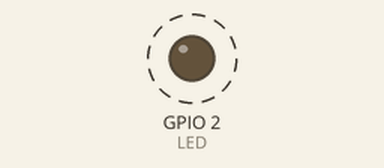
The program below on a simulated ESP32. On the bench: output pins drawn as LEDs (lit = HIGH). Dashed ring = blinking. What the program prints to the serial monitor is not drawn.

Above: at 0.2 s.
Timing chart, 0 to 3.0 s (numbered marks = the images above):
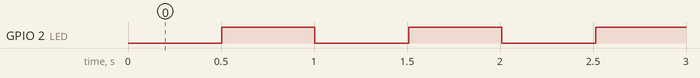

Measured:
- by itself, GPIO 2 (LED): alternates HIGH for 0.50 s and LOW for 0.50 s

The program:

main.cpp
```cpp
// This program prints the GPIO pin numbers for the four main SPI pins on the ESP32 as specified in the board DOIT ESP32 Dev Kit V1
// The pin data will be printed to the serial port deined in platformio.ini
// All the functions of the ESP32 and the pins assigned can be viewed by right clicking the "SPI.h" include and selecting Go to definition
// Once the file SPI.h is open right click the include "pins_arduino.h" to view

#include <Arduino.h>
#include <Wire.h>
#include <SPI.h>

#define LED 2 //GPIO Pin 2 defined as constant named LED

void setup(void)
{
  Serial.begin(115200);

  // Set pin mode for LED pin
  pinMode(LED, OUTPUT);
}

void loop(void)
{
  Serial.print("MOSI Output is on: ");
  Serial.println(MOSI);

  Serial.print("MISO Input is on: ");
  Serial.println(MISO);

  Serial.print("SCK is on: ");
  Serial.println(SCK);

  Serial.print("SS/CS Slave/Chip Select is on: ");
  Serial.println(SS);

  Serial.println("=====================");

// Blink built in LED to show loop is active.
  delay(500);
  digitalWrite(LED, HIGH);
  delay(500);
  digitalWrite(LED, LOW);
}
```
